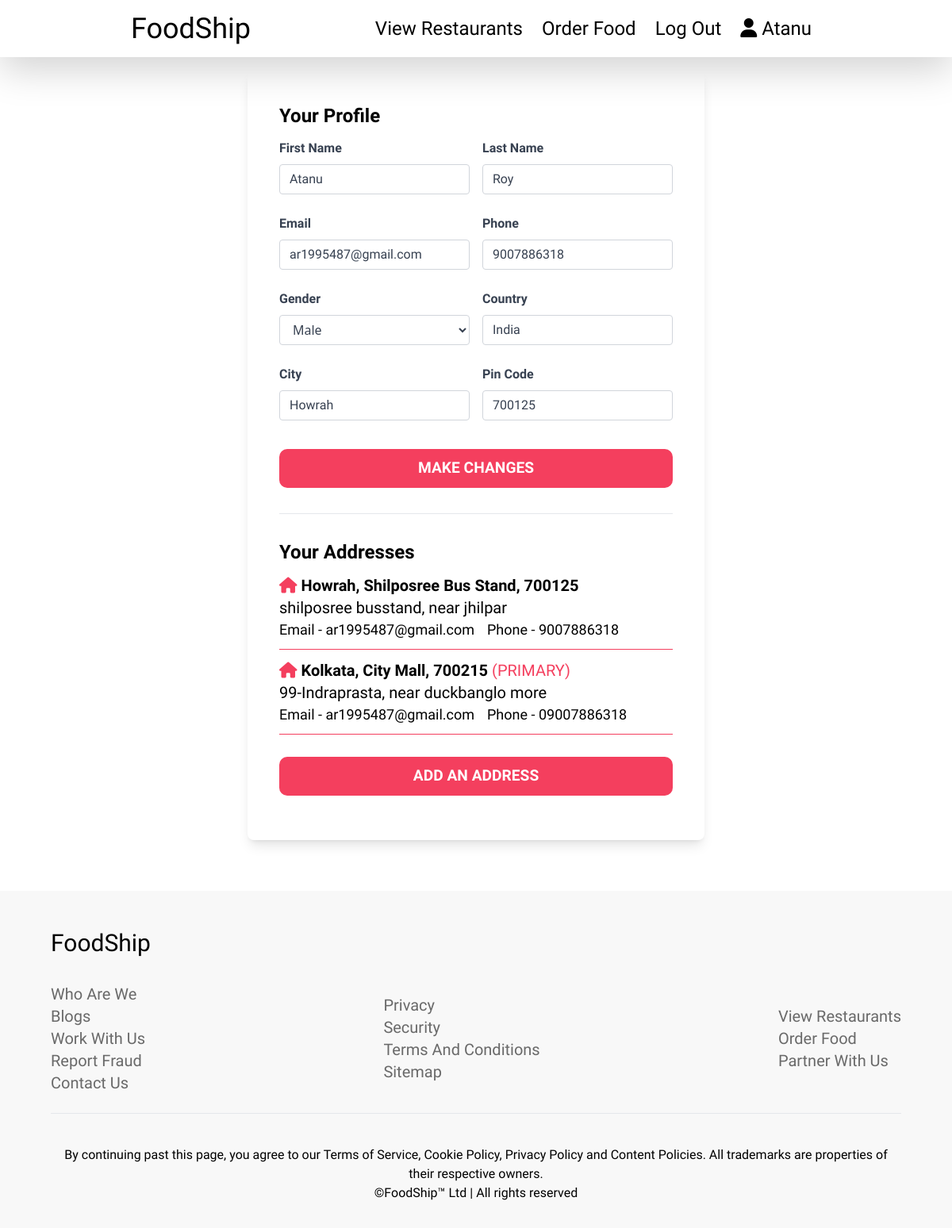
The page /user/profile/ (signed in) on the database as committed earlier.
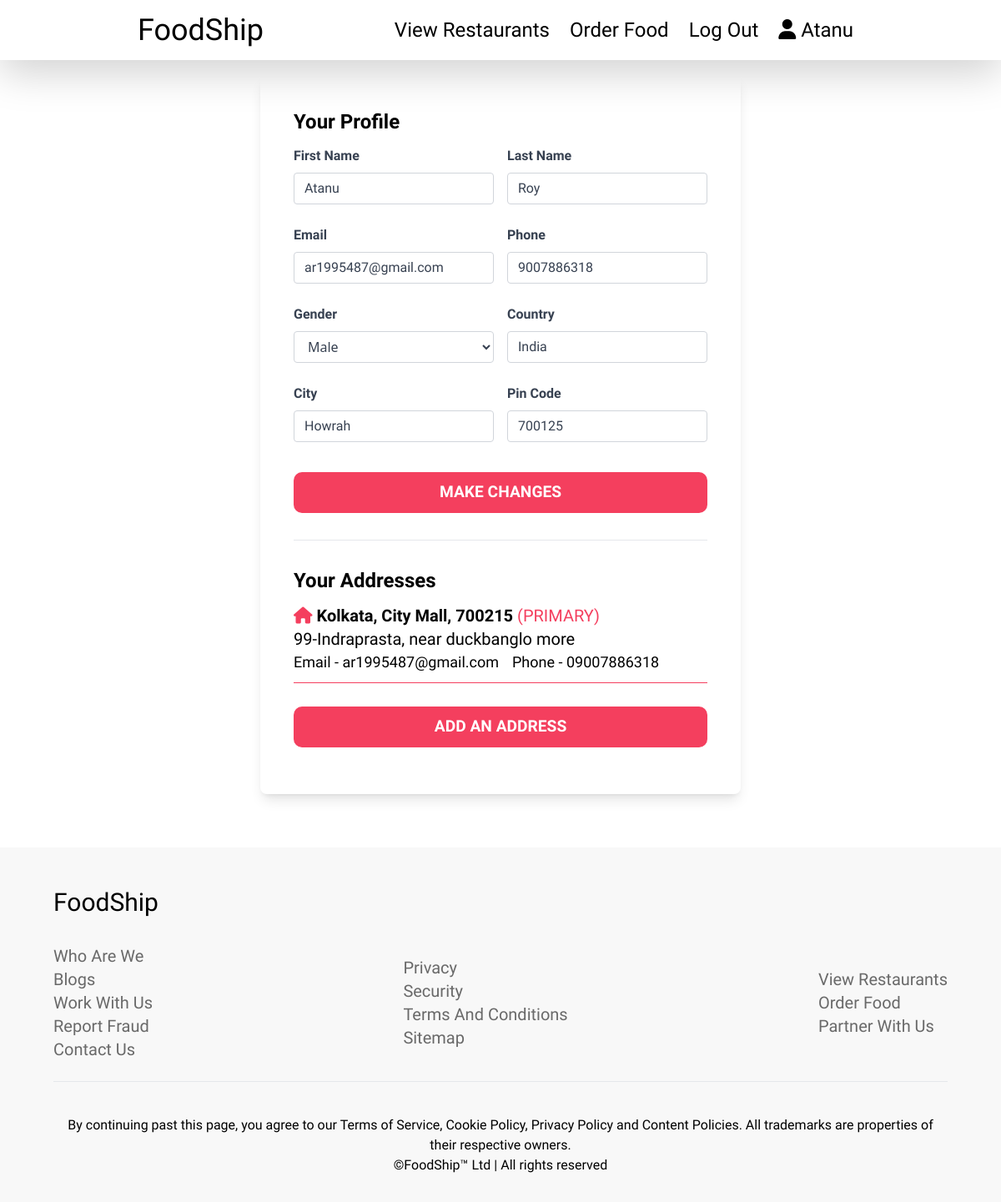
The same page on the database as committed later.
### account/models.py (models this page shows, shortened)
class UserAddress(models.Model):
    address_id = models.CharField(max_length=255, unique=True, default = uuid.uuid4, primary_key=True, editable=False)
    email = models.CharField(max_length=255)
    address_email = models.CharField(max_length=255, blank = True, null = True)
    state = models.CharField(max_length=255, blank=True, null=True)
    city = models.CharField(max_length=255, blank=True, null=True)
    street = models.CharField(max_length = 255)
    landmark = models.CharField(max_length = 255, blank = True, null = True)
    pin = models.CharField(max_length = 255, blank = True, null = True)
    phone = models.CharField(max_length = 255, blank = True, null = True)
    address_type = models.CharField(max_length = 255, choices = address_type_choices)
    address_preference = models.CharField(max_length = 255, choices = address_preference_choices, default = "secondary")

### account/views.py (the view)
# urls.py: path('profile/', userProfile, name='userProfile'),
@login_required(login_url='/user/login/')
def userProfile(request):
    context = {
        'address_email' : request.user.email
    }
    user_city = request.session.get('user_city', '')
    user_country = request.session.get('user_country', '')
    user_zip = request.session.get('user_zip', '')
    userProfile = UserProfile.objects.get(email = request.user.email)
    context['fname'] = userProfile.first_name
    context['lname'] = userProfile.last_name
    context['phone'] = userProfile.phone
    context['city'] = userProfile.city
    context['country'] = userProfile.country
    context['gender'] = userProfile.gender
    context['pin'] = userProfile.pin
    if userProfile.phone == None :
        context['phone'] = ""
    if userProfile.country == None :
        context['country'] = user_country
    if userProfile.city == None :
        context['city'] = user_city
    if userProfile.pin == None:
        context['pin'] = ""
    try:
        if request.method == 'POST':
            fname = request.POST['fname']
            lname = request.POST['lname']
            phone = request.POST['phone']
            country = request.POST['country']
            city = request.POST['city']
            pin = request.POST['pin']
            gender = request.POST['gender']
            context['fname'] = fname
            context['lname'] = lname
            context['phone'] = phone
            context['city'] = city
            context['country'] = country
            context['gender'] = gender
            context['pin'] = pin
            print(gender)
            userProfile.first_name = fname
            userProfile.last_name = lname
            userProfile.phone = phone
            userProfile.city = city
            userProfile.country = country
            userProfile.pin = pin
            userProfile.gender = gender
            userProfile.save()
            print("profile saved")
    except:
        pass
    userAddress = UserAddress.objects.filter(email = request.user.email)
    context['user_address'] = userAddress
    context['user_address_no'] = len(userAddress)
    userOrders = Order.objects.filter(user = request.user.email)
    context['user_orders'] = userOrders
    return render(request, 'account/profile.html', context)

### templates/account/profile.html (shortened to what the changed rows need)
{% extends '../blocks/base.html' %}
{% block css %}
<link rel="stylesheet" href="/static/css/profile.css">
{% endblock css %}
{% block body %}
<section class="section w-full flex justify-center items-center mb-16" style="min-height: 100vh">
    <div class="shadow-lg rounded-lg p-10" style="max-width: 48%;">
        {% if user_address_no != 0 %}
        {% for address in user_address %}
        <div class="address-box my-3 pb-2.5" style="border-bottom: 1.8px solid #f43f5e">
            <a href="#">
                <h3 class="text-xl f-bold capitalize">
                    <span style="color: #f43f5e">
                    {% if address.address_type == "home" %}
                    <i class="fa fa-home"></i>
                    {% else %}
                    <i class="fa fa-building"></i>
                    {% endif %}
                    </span>
                    {{address.city}}, {{address.landmark}}, {{address.pin}}
                    {% if address.address_preference == "primary" %}
                        <span class="f-light uppercase" style="color: #f43f5e">
                            (primary)
                        </span>
                    {% endif %}
                </h3>
                <p class="text-xl f-light">{{address.street}}</p>
                <div class="flex items center justify-start">
                    <p class="text-lg f-light">Email - {{address.address_email}}</p>
                    <p class="text-lg f-light ml-4">Phone - {{address.phone}}</p>
                </div>
            </a>
        </div>
        {% endfor %}
        {% else %}
        <h3 class="f-light text-xl mb-3">You haven't added any address till now. Add one to order food</h3>
        {% endif %}
    </div>
</section>
{% endblock body %}

Rows that differ between the two databases and show on the page:
removed UserAddress: address_type "home" (drawn), city "Howrah", landmark "Shilposree Bus Stand", pin "700125", street "shilposree busstand, near jhilpar", address_email "ar1995487@gmail.com", phone "9007886318"
